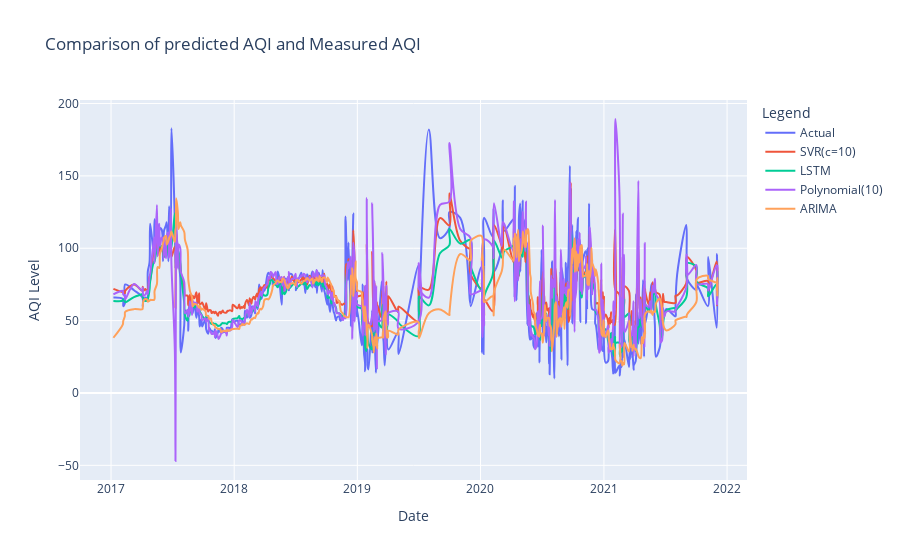

The notebook cell saved with this chart:
### Markdown cell above
# Comparision of various Models

### Code cell
fig = go.Figure()
fig.update_layout(
    title="Comparison of predicted AQI and Measured AQI",
    xaxis_title="Date",
    yaxis_title="AQI Level",
    legend_title="Legend",
)
fig.update_xaxes(range=['2016-10-01', '2022-03-01'])

fig.add_trace(go.Scatter(x=series_results.index, y=testY1.flatten(), name="Actual", line_shape='spline'))
fig.add_trace(go.Scatter(x=series_results.index, y=series_results.SVR_10  , name="SVR(c=10)", line_shape='spline'))
fig.add_trace(go.Scatter(x=series_results.index, y=series_results.LSTM_3  , name="LSTM(3)", line_shape='spline'))
fig.add_trace(go.Scatter(x=series_results.index, y=series_results.LSTM_10  , name="LSTM(10)", line_shape='spline'))
fig.add_trace(go.Scatter(x=series_results.index, y=series_results.Poly_Reg  , name="Polynomial(10)", line_shape='spline'))
fig.add_trace(go.Scatter(x=series_results.index, y=series_results.ARIMA  , name="ARIMA", line_shape='spline'))


fig.show()

### Figure 1 — Plotly figure (JSON) as saved in the notebook; plotly's stock layout.template omitted (floating-point values rounded to 4 significant figures; data arrays with more than 128 entries replaced by an {"elided": "..."} marker saying what was removed)
{"data": [{"line": {"shape": "spline"}, "name": "Actual", "type": "scatter", "x": {"elided": "450 str values"}, "y": {"elided": "450 float values"}}, {"line": {"shape": "spline"}, "name": "SVR(c=10)", "type": "scatter", "x": {"elided": "450 str values"}, "y": {"elided": "450 float values"}}, {"line": {"shape": "spline"}, "name": "LSTM", "type": "scatter", "x": {"elided": "450 str values"}, "y": {"elided": "450 float values"}}, {"line": {"shape": "spline"}, "name": "Polynomial(10)", "type": "scatter", "x": {"elided": "450 str values"}, "y": {"elided": "450 float values"}}, {"line": {"shape": "spline"}, "name": "ARIMA", "type": "scatter", "x": {"elided": "450 str values"}, "y": {"elided": "450 float values"}}], "layout": {"legend": {"title": {"text": "Legend"}}, "title": {"text": "Comparison of predicted AQI and Measured AQI"}, "xaxis": {"range": ["2016-10-01", "2022-03-01"], "title": {"text": "Date"}}, "yaxis": {"title": {"text": "AQI Level"}}}}
